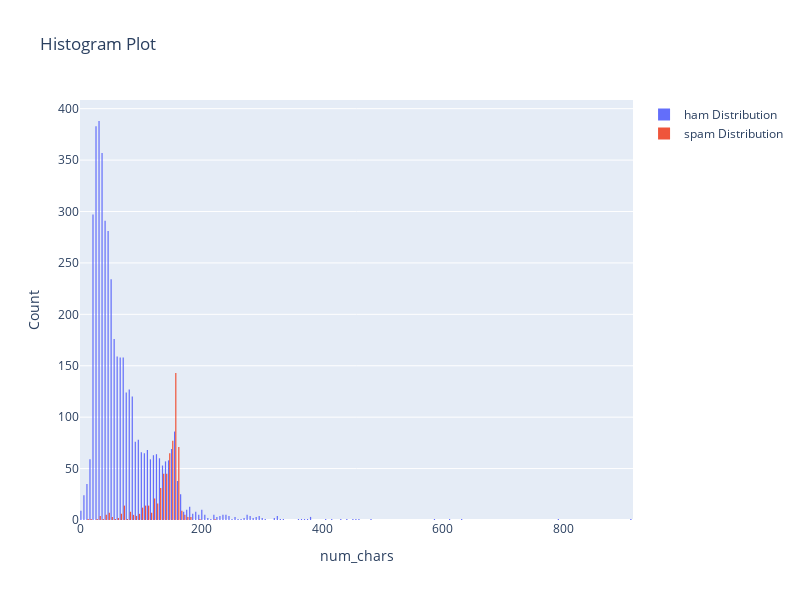

Source (notebook cell):
### Markdown cell above
__Data Visualization__

### Code cell
#Interactive plot using graph_objects from plotly library.

fig = go.Figure()
fig.add_trace(go.Histogram(x = df[df['target'] == 0]['num_chars'], name = 'ham Distribution'))
fig.add_trace(go.Histogram(x = df[df['target'] == 1]['num_chars'], name = 'spam Distribution'))

#The two histograms are drawn on the top of another.
fig.update_layout(xaxis_title = 'num_chars',
                yaxis_title = 'Count',
                 title = 'Histogram Plot',
                 width = 800,
                 height = 600)

fig.show()

### Figure 1 — Plotly figure (JSON) as saved in the notebook; plotly's stock layout.template omitted (floating-point values rounded to 4 significant figures; data arrays with more than 128 entries replaced by an {"elided": "..."} marker saying what was removed)
{"data": [{"name": "ham Distribution", "type": "histogram", "x": {"elided": "4516 int values"}}, {"name": "spam Distribution", "type": "histogram", "x": {"elided": "653 int values"}}], "layout": {"height": 600, "title": {"text": "Histogram Plot"}, "width": 800, "xaxis": {"title": {"text": "num_chars"}}, "yaxis": {"title": {"text": "Count"}}}}
